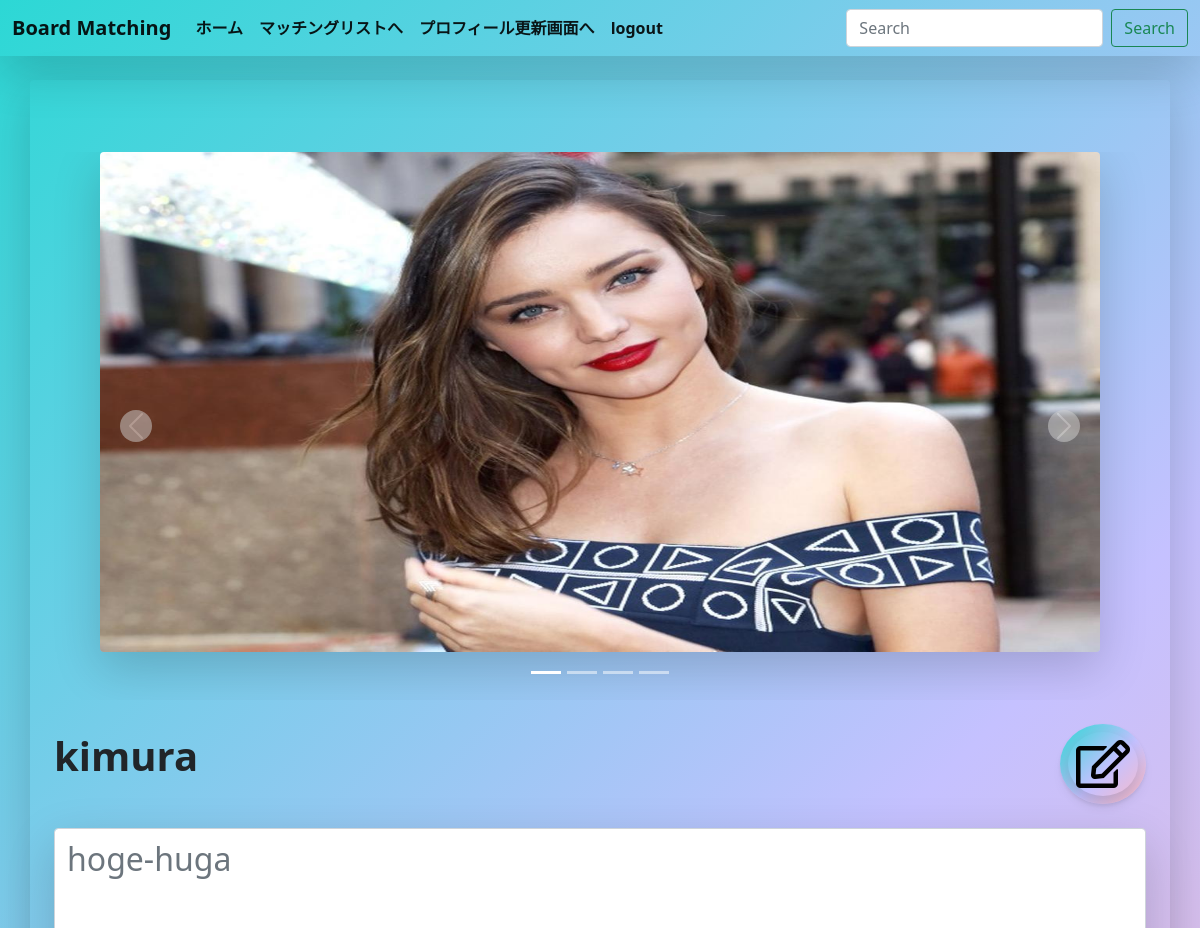
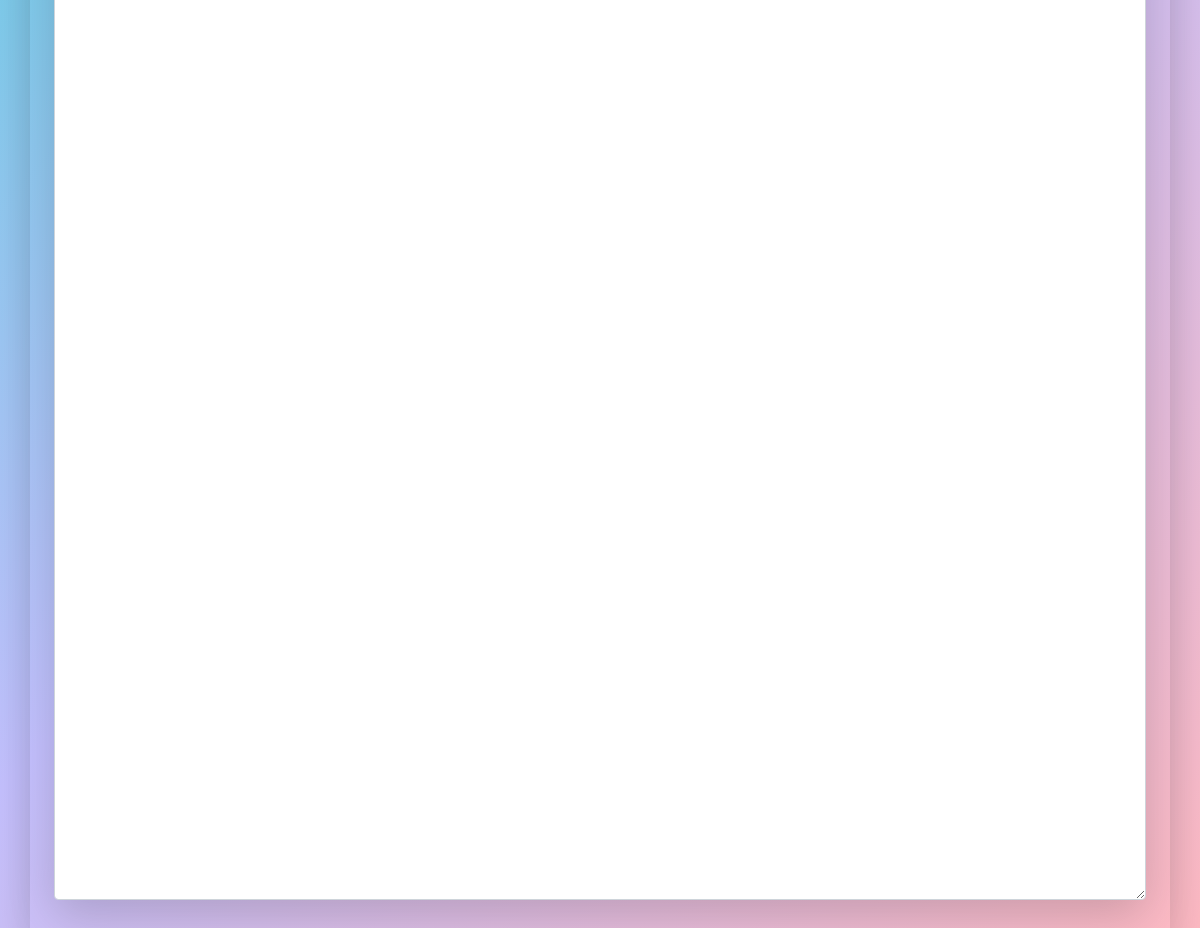
Page /5/update/ (signed in) on the committed database (2 pictures, top to bottom).
### boardapp/models.py (models this page shows)
class Profile(models.Model):
    user = models.OneToOneField(User, on_delete=models.CASCADE,primary_key=True)
    image = models.ImageField(upload_to='')
    image2 = models.ImageField(upload_to='')
    image3 = models.ImageField(upload_to='')
    image4 = models.ImageField(upload_to='')
    image5 = models.ImageField(upload_to='')
    gender = models.CharField(max_length=20, blank=True)
    birth_date = models.DateField(null=True, blank=True)
    age = models.IntegerField(null=True, blank=True, default=1)
    location = models.CharField(max_length=30, blank=True)
    introduction_text = models.CharField(max_length=500, blank=True)

### boardapp/views.py (the view)
# urls.py: path('<int:pk>/update/', profileUpdate.as_view(), name='update'),
class profileUpdate(UpdateView):
    template_name = 'updateProfile.html'
    model = Profile
    fields = ('image','image2','image3','image4','image5','introduction_text')
    success_url = reverse_lazy('list')

### templates/updateProfile.html (shortened to what this page needs)
{% extends 'base.html' %}
{% load static %}
{% block customcss %}
<link href="{% static 'list.css' %}" rel="stylesheet">
{% endblock customcss %}
{% block content %}
<div class="container fade2">
     <form method="POST" enctype="multipart/form-data">{% csrf_token %}
         <br><br>
         <br>
         <div id="carouselExampleIndicators" class="carousel slide" data-bs-ride="carousel">
             <ol class="carousel-indicators">
                 <li data-bs-target="#carouselExampleIndicators" data-bs-slide-to="0" class="active"></li>
                 <li data-bs-target="#carouselExampleIndicators" data-bs-slide-to="1"></li>
                 <li data-bs-target="#carouselExampleIndicators" data-bs-slide-to="2"></li>
                 <li data-bs-target="#carouselExampleIndicators" data-bs-slide-to="3"></li>
             </ol>
             <div class="carousel-inner">
                 <div class="carousel-item active">
                     <label class="w-100">
                         <span class="w-100">
                             <img class="d-block mx-auto rounded shadow-lg" src="/medi/{{ profile.image2 }}"
                                 style="height: 500px; width: 1000px;">
                         </span>
                         <br><br>
                     </label>
                 </div>
             </div>
             <a class="carousel-control-prev" href="#carouselExampleIndicators" role="button" data-bs-slide="prev">
                 <span class="carousel-control-prev-icon shadow-lg rounded-circle p-1"
                     style="background-color: #d0d0d0;" aria-hidden="true"></span>
             </a>
             <a class="carousel-control-next" href="#carouselExampleIndicators" role="button" data-bs-slide="next">
                 <span class="carousel-control-next-icon shadow-lg rounded-circle p-1"
                     style="background-color: #d0d0d0;" aria-hidden="true"></span>
             </a>
         </div>
         <br>
         <div class="mb-3">
             <div class="d-flex justify-content-between">
                 <label for="exampleFormControlTextarea1" class="form-label mt-2">
                     <h1>{{ user.get_username }}</h1>
                 </label>
                 <button type="submit" class="rounded-circle shadow-sm p-2 assimilation"
                     style="border: none; outline: none;" onMouseOut="this.style.background='linear-gradient(-225deg, #2CD8D5 0%, #C5C1FF 56%, #FFBAC3 100%)'" onMouseOver="this.style.background='rgba(255, 255, 255, .2)'">
                     <i class="far fa-edit fa-3x shadow rounded-circle p-2"></i>
                 </button>
             </div>
             <br>
             <textarea class="form-control shadow-lg intro-text" id="exampleFormControlTextarea1" rows="3"
                 name="introduction_text" placeholder="{{ profile.introduction_text }}"></textarea>
         </div>
     </form>
     <br>
 </div>
{% endblock content %}

### static/list.css (style rules this page uses)
html, body { background: linear-gradient(-225deg, #2CD8D5 0%, #C5C1FF 56%, #FFBAC3 100%); }
.assimilation { background: linear-gradient(-225deg, #2CD8D5 0%, #C5C1FF 56%, #FFBAC3 100%); font-weight: bold; }
.intro-text { height: 1000px; font-size:24pt; }
.fade2 { animation-name: fadein; animation-duration: 2s; animation-fill-mode: forwards; }
h1 { font-weight: bold; }

### rows in the picture
Profile: image2 (picture), introduction_text "hoge-huga"

### other values in the picture
{{ user.get_username }} "kimura"
